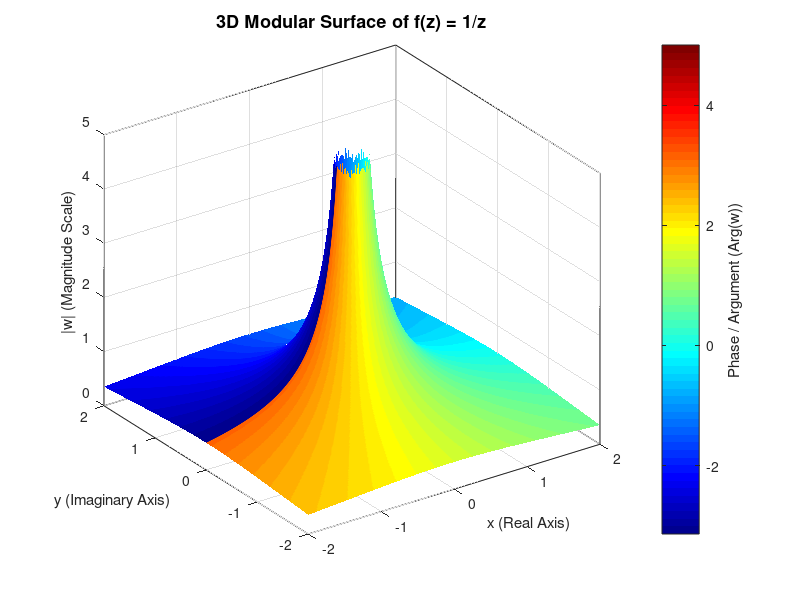

Write MATLAB code to recreate this figure.
% --- Specimen B: 3D Mapping of the Reciprocal Function (Complex Modulus Surface) ---
clear; clc; close all;

% Create a fine grid in the z-plane
[X, Y] = meshgrid(linspace(-2, 2, 400), linspace(-2, 2, 400));
Z = X + 1i*Y;

% Apply the mapping w = 1/z
W = 1./Z;

% Calculate magnitude (Height) and Phase/Argument (Color mapping)
Magnitude = abs(W);
Phase = angle(W);

% Set a threshold for the magnitude to avoid an infinite peak at z=0
max_height = 5;
Magnitude(Magnitude > max_height) = NaN; % Cut off the pole cleanly for visualization

% Initialize 3D figure
figure('Position', [100, 100, 800, 600]);
hold on;

% Plot the 3D surface
surf_plot = surf(X, Y, Magnitude, Phase, 'EdgeColor', 'none', 'FaceColor', 'interp');

% Add a shaded unit cylinder to represent the Unit Circle Invariance boundary
[cx, cy, cz] = cylinder(1, 100);
cz = cz * max_height;
mesh(cx, cy, cz, 'FaceColor', 'none', 'EdgeColor', [0.5 0.5 0.5], 'EdgeAlpha', 0.15, 'HandleVisibility', 'off');

% Professional Styling
view(-35, 30); % Adjust the 3D perspective camera position
grid on;
box on;
colormap(jet); % Color spectrum correlates to the complex argument (0 to 2pi)
colorbar_handle = colorbar;
ylabel(colorbar_handle, 'Phase / Argument (Arg(w))', 'FontSize', 11);

% Labels and Limits
title('3D Modular Surface of f(z) = 1/z', 'FontSize', 13);
xlabel('x (Real Axis)', 'FontSize', 11);
ylabel('y (Imaginary Axis)', 'FontSize', 11);
zlabel('|w| (Magnitude Scale)', 'FontSize', 11);

xlim([-2, 2]);
ylim([-2, 2]);
zlim([0, max_height]);

% Export for LaTeX
exportgraphics(gcf, 'SpecimenB_3DModularSurface.pdf', 'ContentType', 'vector');
